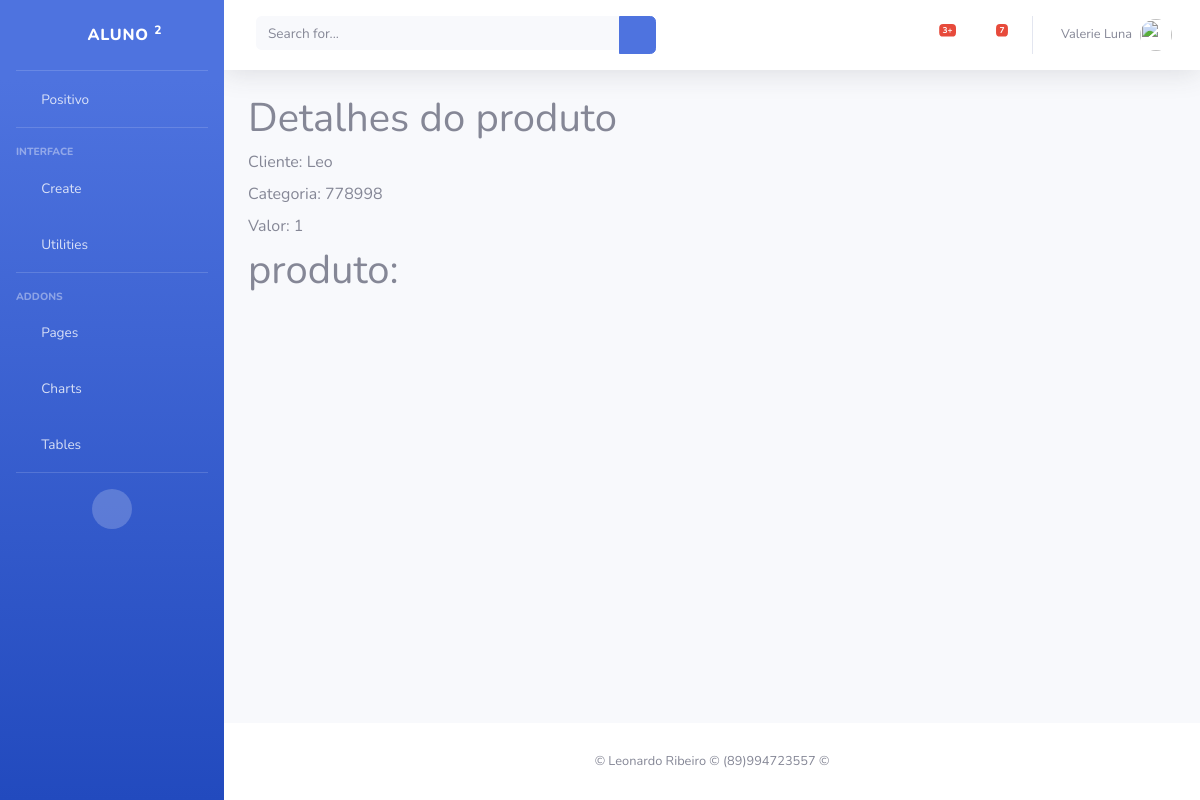
The page /primeira/produto/1/ on the database its author committed.
### primeira/models.py (models this page shows)
class Produto(models.Model):
    cliente = models.ForeignKey(Cliente, on_delete=models.CASCADE)
    categoria = models.CharField(max_length=11)
    valor = models.IntegerField()

class Cliente(models.Model):
    nome = models.CharField(max_length=50)
    matricula = models.CharField(max_length=11)
    idade = models.IntegerField()
    def __str__(self):
        return self.nome

### primeira/views.py (the view)
# urls.py: path('produto/<int:produto_id>/', views.produto_show),
def produto_show(request, produto_id):
    produto = Produto.objects.get(pk=produto_id)
    return render(request, 'produto/show.html',{'produto':produto})

### primeira/templates/produto/show.html
{% extends 'base.html' %}
{% block conteudo %}
<h1>Detalhes do produto</h1>
<div>
    <label>Cliente:</label>
    {{produto.cliente}}
</div>
<div>
    <label>Categoria:</label>
    {{produto.categoria}}
</div>
<div>
    <label>Valor:</label>
    {{produto.valor}}
</div>
<h1>produto:{{produto_id}}</h1>
{% endblock %}

### rows shown on the page
Produto: cliente "Leo", categoria "778998", valor "1"
